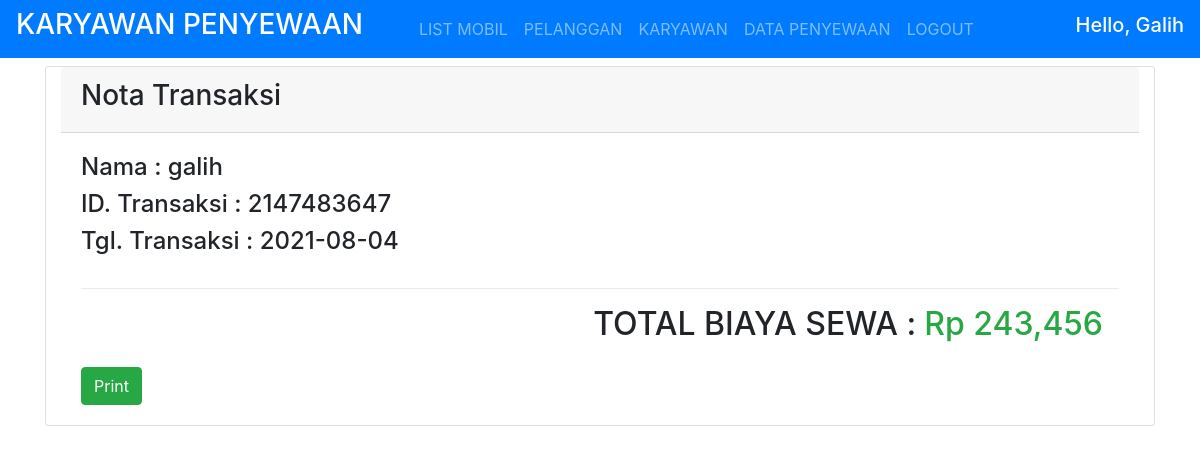
Page /template.php?page=nota&id_sw=2147483647 (signed in) on the committed database.
### tables this page shows
CREATE TABLE `pelanggan` (
  `id_pl` int(255) NOT NULL,
  `nama_pl` varchar(50) NOT NULL,
  `alamat_pl` varchar(50) NOT NULL,
  `kontak` int(20) NOT NULL,
  `username` varchar(50) NOT NULL,
  `password` varchar(50) NOT NULL
);

CREATE TABLE `sewa` (
  `id_sw` varchar(255) NOT NULL,
  `id_mb` int(255) NOT NULL,
  `id_kr` int(255) NOT NULL,
  `id_pl` int(255) NOT NULL,
  `tgl_sewa` date NOT NULL,
  `tgl_kembali` date NOT NULL,
  `biaya_sewa` int(50) NOT NULL
);

### nota.php (the view, shortened to what this page needs)
<div  id= "report" class="card col-sm-12">
  <div class="card-header">
    <h3>Nota Transaksi</h3>
    </div>
    <div class="card-body">
      <?php
	  $koneksi = mysqli_connect("localhost","root","","sewa-mobil");
	    $id_sw = $_GET['id_sw'];
      $sql = "select sewa.*, pelanggan.nama_pl
      from sewa inner join pelanggan on sewa.id_pl = pelanggan.id_pl
      where sewa.id_sw = '$id_sw'";
      $result = mysqli_query($koneksi,$sql);
      foreach ($result as $hasil);
      ?>
	  <h4>Nama : <?php echo $hasil["nama_pl"]; ?></h4>
      <h4>ID. Transaksi : <?php echo $hasil["id_sw"]; ?></h4>
      <h4>Tgl. Transaksi : <?php echo $hasil["tgl_sewa"]; ?></h4>
      <br>
     <div class="modal-footer">
      <h2>TOTAL BIAYA SEWA : </h2>
	  <h2 class="text-right text-success"><?php echo "Rp ". number_format($hasil["biaya_sewa"]); ?></h2>
  </div>
  <button onclick="Print()" type="button" class="btn btn-left btn-success">
	Print
	</button>
</div>
</div>

### rows in the picture
pelanggan: nama_pl "galih"
sewa: id_sw "2147483647", tgl_sewa "2021-08-04", biaya_sewa "243,456"

### other values in the picture
$_SESSION["session_karyawan"]["nama_kr"] "Galih"
